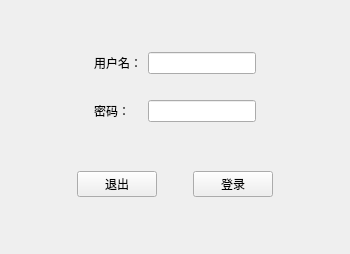
<?xml version="1.0" encoding="UTF-8"?>
<ui version="4.0">
 <class>lab5</class>
 <widget class="QMainWindow" name="lab5">
  <property name="geometry">
   <rect>
    <x>0</x>
    <y>0</y>
    <width>350</width>
    <height>254</height>
   </rect>
  </property>
  <property name="windowTitle">
   <string>登录窗口</string>
  </property>
  <widget class="QWidget" name="centralwidget">
   <property name="minimumSize">
    <size>
     <width>350</width>
     <height>250</height>
    </size>
   </property>
   <property name="maximumSize">
    <size>
     <width>350</width>
     <height>250</height>
    </size>
   </property>
   <layout class="QVBoxLayout" name="verticalLayout">
    <item>
     <widget class="QWidget" name="widget" native="true">
      <property name="sizePolicy">
       <sizepolicy hsizetype="Preferred" vsizetype="Fixed">
        <horstretch>0</horstretch>
        <verstretch>0</verstretch>
       </sizepolicy>
      </property>
      <layout class="QGridLayout" name="gridLayout">
       <property name="leftMargin">
        <number>0</number>
       </property>
       <property name="topMargin">
        <number>0</number>
       </property>
       <property name="rightMargin">
        <number>0</number>
       </property>
       <property name="bottomMargin">
        <number>0</number>
       </property>
       <item row="1" column="1">
        <widget class="QLabel" name="label">
         <property name="text">
          <string>用户名：</string>
         </property>
        </widget>
       </item>
       <item row="1" column="2">
        <widget class="QLineEdit" name="lineEdit_2">
         <property name="text">
          <string/>
         </property>
        </widget>
       </item>
       <item row="1" column="0">
        <spacer name="horizontalSpacer_4">
         <property name="orientation">
          <enum>Qt::Horizontal</enum>
         </property>
         <property name="sizeHint" stdset="0">
          <size>
           <width>40</width>
           <height>20</height>
          </size>
         </property>
        </spacer>
       </item>
       <item row="3" column="1">
        <widget class="QLabel" name="label_2">
         <property name="text">
          <string>密码：</string>
         </property>
        </widget>
       </item>
       <item row="1" column="3">
        <spacer name="horizontalSpacer_5">
         <property name="orientation">
          <enum>Qt::Horizontal</enum>
         </property>
         <property name="sizeHint" stdset="0">
          <size>
           <width>40</width>
           <height>20</height>
          </size>
         </property>
        </spacer>
       </item>
       <item row="3" column="2">
        <widget class="QLineEdit" name="lineEdit">
         <property name="echoMode">
          <enum>QLineEdit::Password</enum>
         </property>
        </widget>
       </item>
       <item row="2" column="2">
        <spacer name="verticalSpacer">
         <property name="orientation">
          <enum>Qt::Vertical</enum>
         </property>
         <property name="sizeType">
          <enum>QSizePolicy::Fixed</enum>
         </property>
         <property name="sizeHint" stdset="0">
          <size>
           <width>20</width>
           <height>20</height>
          </size>
         </property>
        </spacer>
       </item>
      </layout>
     </widget>
    </item>
    <item>
     <widget class="QWidget" name="widget_3" native="true">
      <property name="sizePolicy">
       <sizepolicy hsizetype="Preferred" vsizetype="Fixed">
        <horstretch>0</horstretch>
        <verstretch>0</verstretch>
       </sizepolicy>
      </property>
      <layout class="QHBoxLayout" name="horizontalLayout_4">
       <property name="leftMargin">
        <number>0</number>
       </property>
       <property name="topMargin">
        <number>0</number>
       </property>
       <property name="rightMargin">
        <number>0</number>
       </property>
       <property name="bottomMargin">
        <number>0</number>
       </property>
       <item>
        <spacer name="horizontalSpacer">
         <property name="orientation">
          <enum>Qt::Horizontal</enum>
         </property>
         <property name="sizeHint" stdset="0">
          <size>
           <width>40</width>
           <height>20</height>
          </size>
         </property>
        </spacer>
       </item>
       <item>
        <widget class="QPushButton" name="pushButton_2">
         <property name="text">
          <string>退出</string>
         </property>
        </widget>
       </item>
       <item>
        <spacer name="horizontalSpacer_3">
         <property name="orientation">
          <enum>Qt::Horizontal</enum>
         </property>
         <property name="sizeType">
          <enum>QSizePolicy::Fixed</enum>
         </property>
         <property name="sizeHint" stdset="0">
          <size>
           <width>30</width>
           <height>20</height>
          </size>
         </property>
        </spacer>
       </item>
       <item>
        <widget class="QPushButton" name="pushButton">
         <property name="text">
          <string>登录</string>
         </property>
        </widget>
       </item>
       <item>
        <spacer name="horizontalSpacer_2">
         <property name="orientation">
          <enum>Qt::Horizontal</enum>
         </property>
         <property name="sizeHint" stdset="0">
          <size>
           <width>40</width>
           <height>20</height>
          </size>
         </property>
        </spacer>
       </item>
      </layout>
     </widget>
    </item>
   </layout>
  </widget>
 </widget>
 <resources/>
 <connections/>
</ui>
